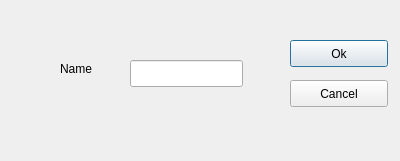
<?xml version="1.0" encoding="UTF-8"?>
<ui version="4.0">
 <class>newDepartmentdialog</class>
 <widget class="QDialog" name="newDepartmentdialog">
  <property name="windowModality">
   <enum>Qt::NonModal</enum>
  </property>
  <property name="geometry">
   <rect>
    <x>0</x>
    <y>0</y>
    <width>400</width>
    <height>161</height>
   </rect>
  </property>
  <property name="windowTitle">
   <string>Dialog</string>
  </property>
  <property name="modal">
   <bool>false</bool>
  </property>
  <widget class="QLabel" name="DepartmentName">
   <property name="geometry">
    <rect>
     <x>60</x>
     <y>60</y>
     <width>66</width>
     <height>17</height>
    </rect>
   </property>
   <property name="text">
    <string>Name</string>
   </property>
  </widget>
  <widget class="QLineEdit" name="Department">
   <property name="geometry">
    <rect>
     <x>130</x>
     <y>60</y>
     <width>113</width>
     <height>27</height>
    </rect>
   </property>
  </widget>
  <widget class="QPushButton" name="okButton">
   <property name="geometry">
    <rect>
     <x>290</x>
     <y>40</y>
     <width>98</width>
     <height>27</height>
    </rect>
   </property>
   <property name="text">
    <string>Ok</string>
   </property>
  </widget>
  <widget class="QPushButton" name="cancelButton">
   <property name="geometry">
    <rect>
     <x>290</x>
     <y>80</y>
     <width>98</width>
     <height>27</height>
    </rect>
   </property>
   <property name="text">
    <string>Cancel</string>
   </property>
  </widget>
 </widget>
 <resources/>
 <connections/>
</ui>
